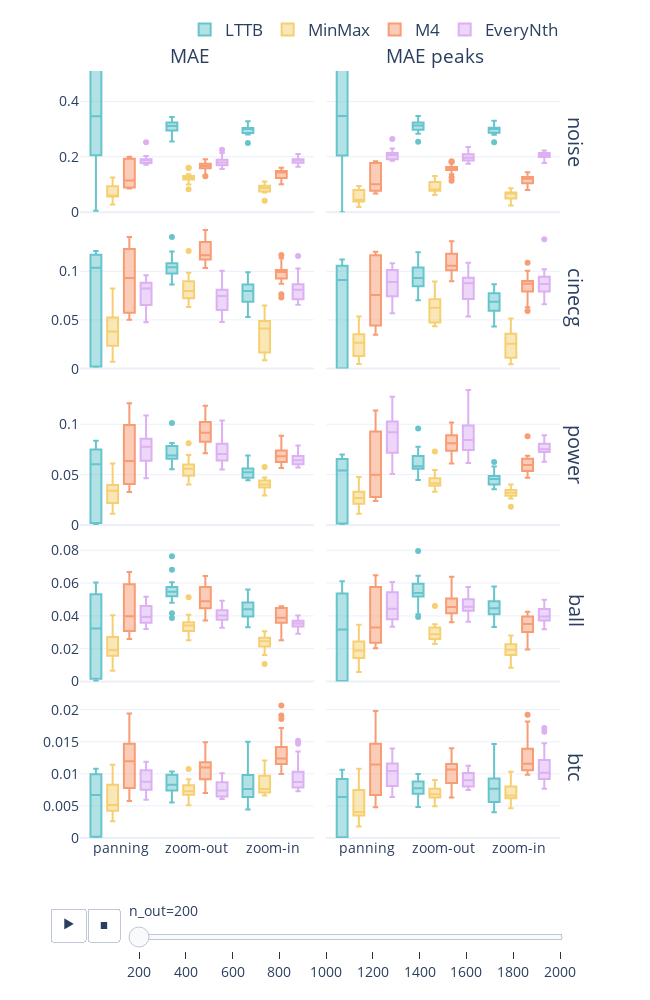

Write notebook code for a chart like this one.
### Code cell
# html output of the above plot
fig.update_layout(width=650).show()
